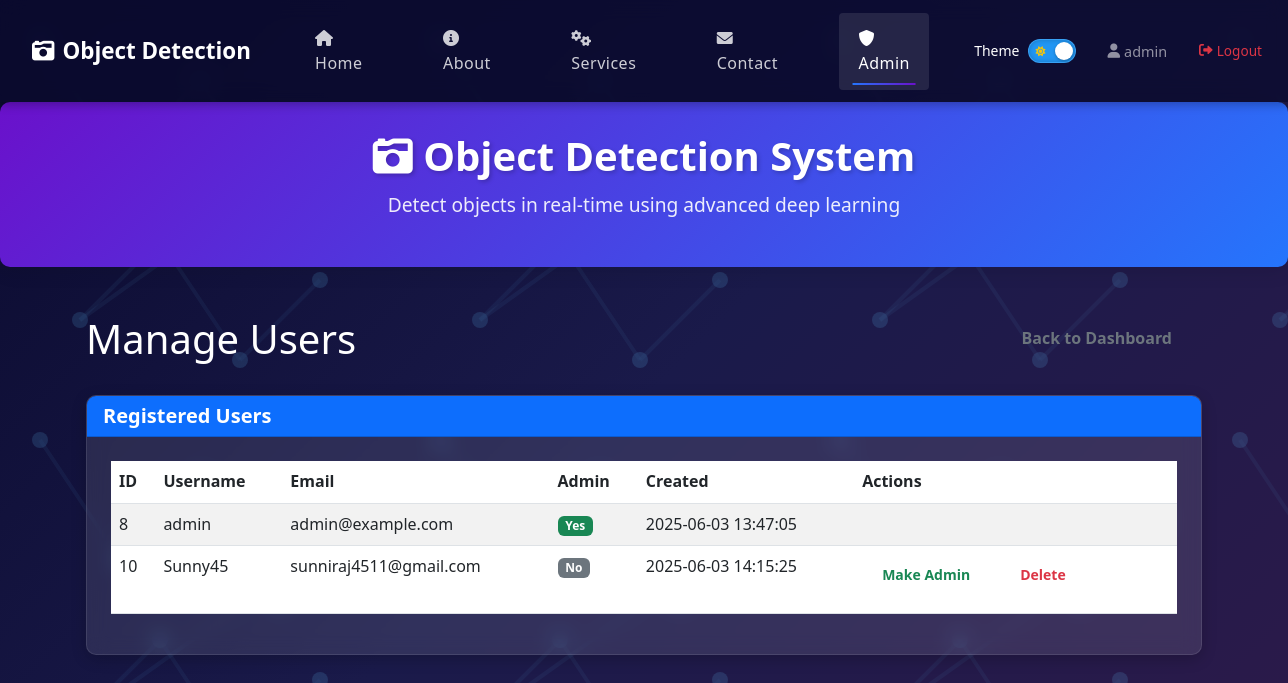
/admin/users (signed in), run on the app's committed database.
### tables this page shows
CREATE TABLE users (
        id INTEGER PRIMARY KEY AUTOINCREMENT,
        username TEXT UNIQUE NOT NULL,
        email TEXT UNIQUE NOT NULL,
        password_hash TEXT NOT NULL,
        created_at TIMESTAMP DEFAULT CURRENT_TIMESTAMP
    , is_admin INTEGER DEFAULT 0);

### Application.py (the view)
@app.route('/admin/users')
@login_required
@admin_required
def admin_users():
    conn = get_db_connection()
    users = conn.execute('SELECT id, username, email, is_admin, created_at FROM users').fetchall()
    conn.close()
    return render_template('admin_users.html', users=users)

### Application.py (called while the page is built)
@login_manager.user_loader
def load_user(user_id):
    return User.get(user_id)

def admin_required(f):
    @wraps(f)
    def decorated_function(*args, **kwargs):
        if not current_user.is_authenticated or not current_user.is_admin:
            flash('You need admin privileges to access this page.', 'danger')
            return redirect(url_for('index'))
        return f(*args, **kwargs)
    return decorated_function

### models.py (called while the page is built)
def get_db_connection():
    conn = sqlite3.connect('database.db')
    conn.row_factory = sqlite3.Row
    return conn

    @staticmethod
    def get(user_id):
        conn = get_db_connection()
        user = conn.execute('SELECT * FROM users WHERE id = ?', (user_id,)).fetchone()
        conn.close()
        if not user:
            return None
        try:
            is_admin = bool(user['is_admin'])
        except (IndexError, KeyError):
            is_admin = False
        return User(
            id=user['id'],
            username=user['username'],
            email=user['email'],
            password_hash=user['password_hash'],
            is_admin=is_admin
        )

### templates/admin_users.html (shortened to what this page needs)
{% extends 'base.html' %}
{% block content %}
<div class="container mt-5">
    <div class="d-flex justify-content-between align-items-center mb-4">
        <h1>Manage Users</h1>
        <a href="{{ url_for('admin_dashboard') }}" class="btn btn-outline-secondary">Back to Dashboard</a>
    </div>
    <div class="card">
        <div class="card-header bg-primary text-white">
            <h5 class="card-title mb-0">Registered Users</h5>
        </div>
        <div class="card-body">
            <div class="table-responsive">
                <table class="table table-striped table-hover">
                    <thead>
                        <tr>
                            <th>ID</th>
                            <th>Username</th>
                            <th>Email</th>
                            <th>Admin</th>
                            <th>Created</th>
                            <th>Actions</th>
                        </tr>
                    </thead>
                    <tbody>
                        {% for user in users %}
                        <tr>
                            <td>{{ user.id }}</td>
                            <td>{{ user.username }}</td>
                            <td>{{ user.email }}</td>
                            <td>
                                {% if user.is_admin %}
                                <span class="badge bg-success">Yes</span>
                                {% else %}
                                <span class="badge bg-secondary">No</span>
                                {% endif %}
                            </td>
                            <td>{{ user.created_at }}</td>
                            <td>
                                <div class="btn-group" role="group">
                                    {% if not user.is_admin %}
                                    <form action="{{ url_for('admin_make_admin', user_id=user.id) }}" method="post" style="display: inline;">
                                        <button type="submit" class="btn btn-sm btn-outline-success" onclick="return confirm('Are you sure you want to make {{ user.username }} an admin?')">
                                            Make Admin
                                        </button>
                                    </form>
                                    {% endif %}
                                    {% if current_user.id != user.id %}
                                    <form action="{{ url_for('admin_delete_user', user_id=user.id) }}" method="post" style="display: inline;">
                                        <button type="submit" class="btn btn-sm btn-outline-danger" onclick="return confirm('Are you sure you want to delete {{ user.username }}?')">
                                            Delete
                                        </button>
                                    </form>
                                    {% endif %}
                                </div>
                            </td>
                        </tr>
                        {% endfor %}
                    </tbody>
                </table>
            </div>
        </div>
    </div>
</div>
{% endblock %}

### templates/base.html (shortened to what this page needs)
<!DOCTYPE html>
<html lang="en">
<head>
    <link href="https://cdn.jsdelivr.net/npm/bootstrap@5.3.0/dist/css/bootstrap.min.css" rel="stylesheet">
    <link rel="stylesheet" href="https://cdnjs.cloudflare.com/ajax/libs/font-awesome/6.0.0/css/all.min.css">
    <link rel="stylesheet" href="{{ url_for('static', filename='css/style.css') }}">
</head>
<body>
    <nav class="navbar navbar-expand-lg navbar-dark bg-dark sticky-top">
        <div class="container-fluid d-flex align-items-center">
            <a class="navbar-brand d-flex align-items-center" href="{{ url_for('index') }}">
                <i class="fas fa-camera-retro me-2"></i> <span class="d-none d-sm-inline">Object Detection</span>
            </a>
            <div class="collapse navbar-collapse" id="navbarNav">
                <ul class="navbar-nav justify-content-end">
                    <li class="nav-item px-2 px-md-3">
                        <a class="nav-link {% if request.path == url_for('index') %}active{% endif %}"
                           href="{{ url_for('index') }}">
                            <i class="fas fa-home me-1"></i> Home
                        </a>
                    </li>
                    <li class="nav-item px-2 px-md-3">
                        <a class="nav-link {% if request.path == url_for('about') %}active{% endif %}"
                           href="{{ url_for('about') }}">
                            <i class="fas fa-info-circle me-1"></i> About
                        </a>
                    </li>
                    <li class="nav-item px-2 px-md-3">
                        <a class="nav-link {% if request.path == url_for('services') %}active{% endif %}"
                           href="{{ url_for('services') }}">
                            <i class="fas fa-cogs me-1"></i> Services
                        </a>
                    </li>
                    <li class="nav-item px-2 px-md-3">
                        <a class="nav-link {% if request.path == url_for('contact') %}active{% endif %}"
                           href="{{ url_for('contact') }}">
                            <i class="fas fa-envelope me-1"></i> Contact
                        </a>
                    </li>
                    {% if current_user.is_authenticated and current_user.is_admin %}
                    <li class="nav-item px-2 px-md-3">
                        <a class="nav-link {% if '/admin' in request.path %}active{% endif %}"
                           href="{{ url_for('admin_dashboard') }}">
                            <i class="fas fa-shield-alt me-1"></i> Admin
                        </a>
                    </li>
                    {% endif %}
                </ul>
                <ul class="navbar-nav ms-auto d-flex flex-row align-items-center">
                    <li class="nav-item me-3 d-flex align-items-center">
                        <div class="theme-switch-wrapper d-flex align-items-center">
                            <span class="me-2 d-none d-md-inline small">Theme</span>
                            <label class="theme-switch mb-0" for="checkbox">
                                <div class="slider round">
                                    <i class="fas fa-sun"></i>
                                    <i class="fas fa-moon"></i>
                                </div>
                            </label>
                        </div>
                    </li>
                    {% if current_user.is_authenticated %}
                    <li class="nav-item d-none d-md-flex align-items-center me-2">
                        <span class="navbar-text">
                            <i class="fas fa-user me-1"></i> {{ current_user.username }}
                        </span>
                    </li>
                    <li class="nav-item d-flex align-items-center">
                        <a href="{{ url_for('logout') }}" class="btn btn-outline-danger btn-sm d-flex align-items-center">
                            <i class="fas fa-sign-out-alt"></i> <span class="d-none d-md-inline">Logout</span>
                        </a>
                    </li>
                    {% endif %}
                </ul>
            </div>
        </div>
    </nav>
    <div class="main-container container-fluid px-0">
        <div class="header w-100">
            <h1><i class="fas fa-camera-retro"></i> Object Detection System</h1>
            <p>Detect objects in real-time using advanced deep learning</p>
        </div>
        {% block content %}{% endblock %}
    </div>
</body>
</html>

### data on the page
users: username "admin", id "8", email "admin@example.com", is_admin "Yes", created_at "2025-06-03 13:47:05"
users: id "10", username "Sunny45", email "sunniraj4511@gmail.com", is_admin "No", created_at "2025-06-03 14:15:25"
